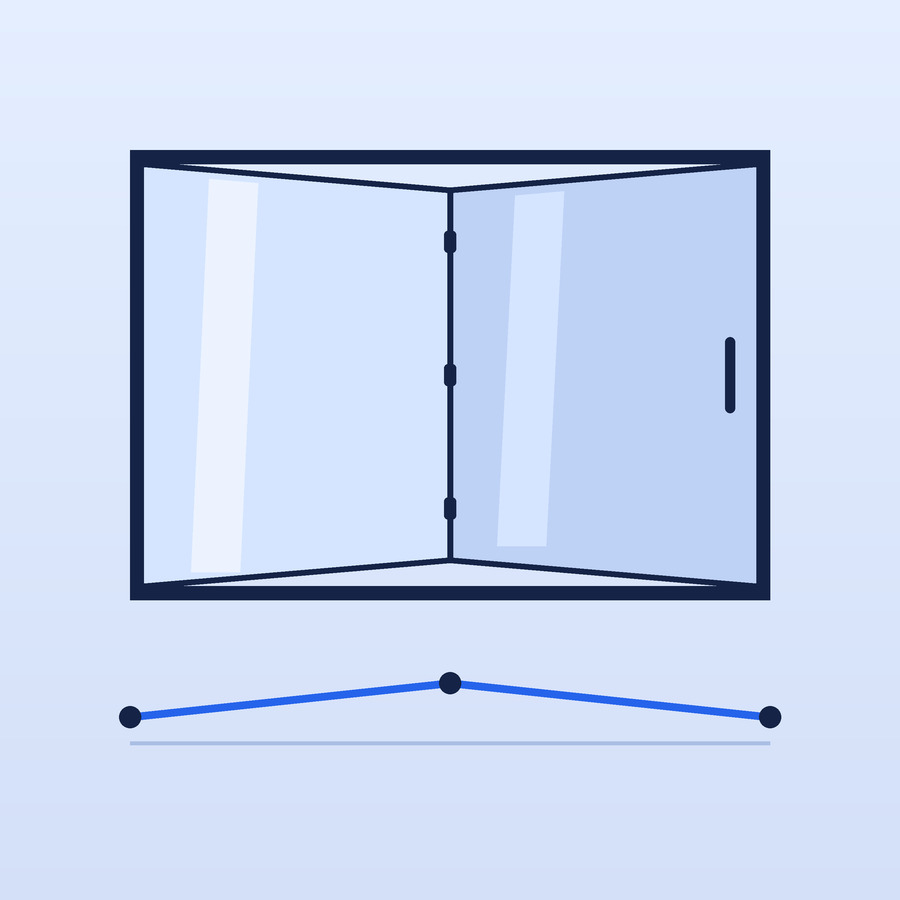
#> input picture assets/images/folding/config-02.jpg, 900 x 900 px
$ python -i img_util.py   (imports and definitions only)
#> lines starting #> are read from the running program, lines starting #| are printed output that depends on the picture; after the words box and inside, x2 and y2 are one past the last pixel; in counts of white or black regions, pixels touching at a corner belong together
#> further down, picture is the input picture: PIL image 900x900 RGB; mean R, G, B 204, 217, 241.5
"""Product thumbnails from the photo embedded in the PDF (not a page render), so price boxes and
labels printed over the page never end up in the picture. Every thumbnail is the product trimmed to
its edges and centred on the same white square with the same margin."""
import pymupdf
from PIL import Image, ImageChops, ImageStat

SIZE = 720          # output square, px
MARGIN = 0.08       # empty border on each side, as a share of SIZE
MIN_SIDE = 60       # embedded images smaller than this are icons/swatches, not product photos


# [27 lines left out: functions page_images, _load, not called in this run]


def _trim(im):
    """Crop away the near-white border around the product."""
    bg = Image.new('RGB', im.size, (255, 255, 255))
#> bg: PIL image 900x900 RGB; every value is 255
    diff = ImageChops.difference(im, bg).convert('L').point(lambda v: 255 if v > 18 else 0)
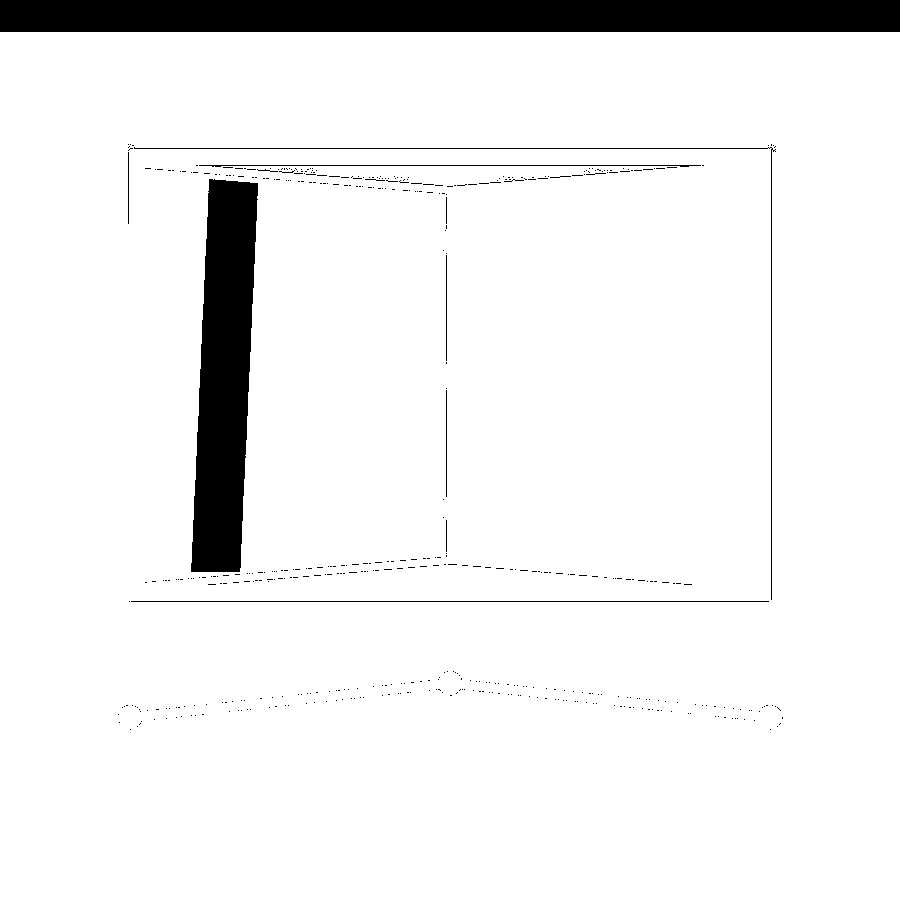
#> diff: PIL image 900x900 L; 93.6% white; 499 black regions (484 under 20 px), largest, box (x1, y1, x2, y2) and area: (0, 0, 900, 32) 28800, (191, 179, 258, 572) 19220, (134, 147, 776, 600) 1097
    box = diff.getbbox()
#> box = (0, 32, 900, 900)
    return im.crop(box) if box else im
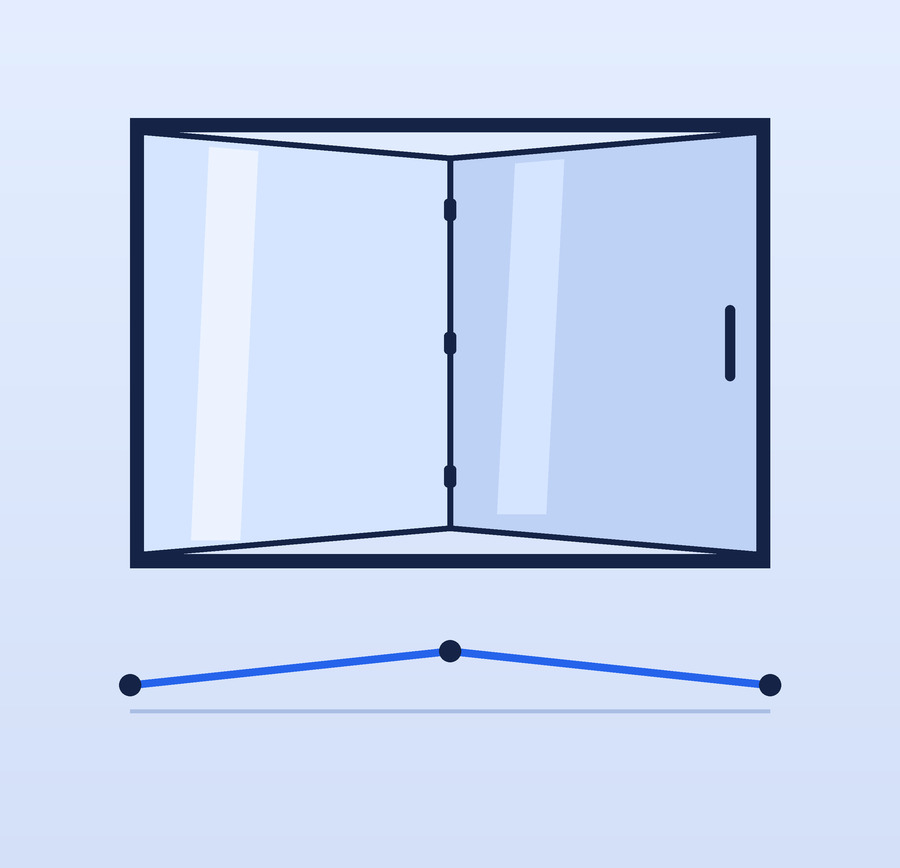
#> returned value: PIL image 900x868 RGB; mean R, G, B 203.1, 216.3, 241


# [14 lines left out: function product_image, not called in this run]


def save(im, path):
    im.save(path, 'WEBP', quality=86, method=6)

>>> from PIL import Image
>>> picture = Image.open('../../assets/images/folding/config-02.jpg')
>>> result = _trim(picture)
